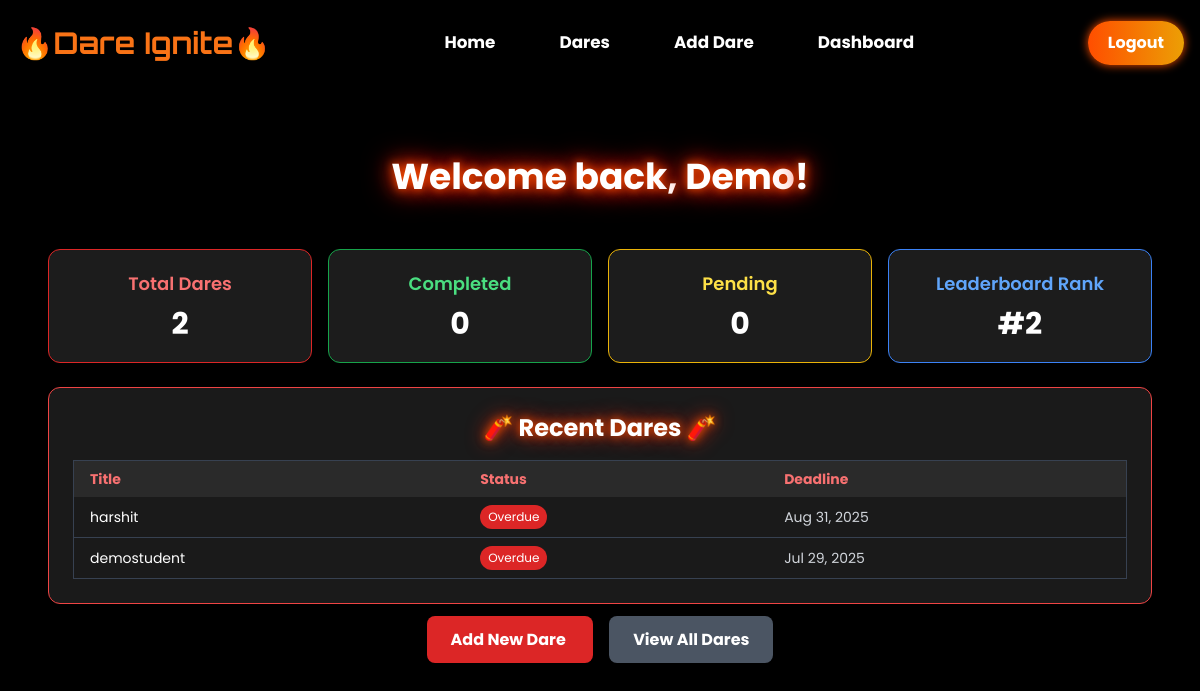
/dashboard/ (signed in), run on the app's committed database.
### home/models.py (models this page shows)
class DareExchange(models.Model):
    user = models.ForeignKey(User, on_delete = models.CASCADE)
    name = models.CharField(max_length=100)
    email = models.CharField(max_length=50)
    phone_number = models.CharField(max_length=10)
    deadline = models.DateField(blank = True,null = True)
    dare_image = models.ImageField(upload_to = "dare_images/", blank = True, null = True)
    is_edited = models.BooleanField(default=False)
    dare = models.TextField()

### dashboard/views.py (the view)
# urls.py: path("", views.dashboard, name="dashboard"),
@login_required
def dashboard(request):
    user = request.user
    user_dares = DareExchange.objects.filter(user=user)
    total_dares = user_dares.count()
    current_date = timezone.now().date()
    completed_dares = user_dares.filter(dare_image__isnull=False).count()
    pending_dares = total_dares - completed_dares
    recent_dares = user_dares.order_by('-id')[:5]
    user_rankings = User.objects.annotate(
        completed_count=Count(
            Case(
                When(dareexchange__dare_image__isnull=False, then=0),
                output_field=IntegerField()
            )
        )
    ).order_by('-completed_count', 'id')
    leaderboard_rank = 1
    for index, ranked_user in enumerate(user_rankings, 1):
        if ranked_user.id == user.id:
            leaderboard_rank = index
            break
    user_phone = None
    if user_dares.exists():
        user_phone = user_dares.first().phone_number
    context = {
        'student': {
            'first_name': user.first_name or user.username,
            'phone_number': user_phone or 'Not provided'
        },
        'total_dares': total_dares,
        'completed_dares': completed_dares,
        'pending_dares': pending_dares,
        'leaderboard_rank': leaderboard_rank,
        'recent_dares': recent_dares,
    }
    return render(request, 'dashboard/index.html', context)

### templates/dashboard/index.html
{% extends 'home/base.html' %}
{% load static %}
{% block body %}
<main class="max-w-6xl mx-auto p-6 w-full text-white"><br><br>
    <h2 class="text-4xl font-bold mb-1 title-orbitron text-center"
        style="text-shadow: 0 0 10px #ff5500, 0 0 20px #ff2200, 0 0 30px #ff2200;">
        Welcome back, {{ student.first_name }}!
    </h2>
    <br><br>
    <div class="grid grid-cols-1 md:grid-cols-4 gap-4 mb-6">
        <div class="bg-[#1c1c1c] shadow-lg rounded-xl p-5 text-center border border-red-600">
            <h3 class="text-lg font-semibold text-red-400">Total Dares</h3>
            <p class="text-3xl font-bold text-white mt-2">{{ total_dares }}</p>
        </div>
        <div class="bg-[#1c1c1c] shadow-lg rounded-xl p-5 text-center border border-green-600">
            <h3 class="text-lg font-semibold text-green-400">Completed</h3>
            <p class="text-3xl font-bold text-white mt-2">0</p>
        </div>
        <div class="bg-[#1c1c1c] shadow-lg rounded-xl p-5 text-center border border-yellow-500">
            <h3 class="text-lg font-semibold text-yellow-300">Pending</h3>
            <p class="text-3xl font-bold text-white mt-2">0</p>
        </div>
        <div class="bg-[#1c1c1c] shadow-lg rounded-xl p-5 text-center border border-blue-500">
            <h3 class="text-lg font-semibold text-blue-400">Leaderboard Rank</h3>
            <p class="text-3xl font-bold text-white mt-2">#{{ leaderboard_rank }}</p>
        </div>
    </div>
    <div class="bg-[#1a1a1a] shadow-xl rounded-xl p-6 border border-red-500">
        <h3 class="text-2xl font-bold mb-4 title-orbitron text-center"
            style="text-shadow: 0 0 10px #ff5500, 0 0 20px #ff2200;">
            🧨 Recent Dares 🧨
        </h3>
        {% if recent_dares %}
        <div class="overflow-x-auto mt-4">
            <table class="min-w-full text-left text-sm border border-gray-700 rounded-md">
                <thead class="bg-[#2a2a2a] text-red-400">
                    <tr>
                        <th class="px-4 py-2">Title</th>
                        <th class="px-4 py-2">Status</th>
                        <th class="px-4 py-2">Deadline</th>
                    </tr>
                </thead>
                <tbody class="divide-y divide-gray-700 text-white">
                    {% for dare in recent_dares %}
                    <tr>
                        <td class="px-4 py-2">{{ dare.name }}</td>
                        <td class="px-4 py-2">
                            {% if dare.dare_image %}
                                <span class="inline-block bg-green-600 text-white text-xs px-2 py-1 rounded-full">Completed</span>
                            {% else %}
                                {% if dare.deadline %}
                                    {% now "Y-m-d" as today %}
                                    {% if dare.deadline|date:"Y-m-d" < today %}
                                        <span class="inline-block bg-red-600 text-white text-xs px-2 py-1 rounded-full">Overdue</span>
                                    {% else %}
                                        <span class="inline-block bg-yellow-500 text-white text-xs px-2 py-1 rounded-full">Pending</span>
                                    {% endif %}
                                {% else %}
                                    <span class="inline-block bg-yellow-500 text-white text-xs px-2 py-1 rounded-full">Pending</span>
                                {% endif %}
                            {% endif %}
                        </td>
                        <td class="px-4 py-2 text-gray-300">
                            {% if dare.deadline %}
                                {{ dare.deadline|date:"M d, Y" }}
                            {% else %}
                                No deadline
                            {% endif %}
                        </td>
                    </tr>
                    {% endfor %}
                </tbody>
            </table>
        </div>
        {% else %}
        <p class="text-center text-gray-400">No recent dares found.</p>
        {% endif %}
    </div>
    <div class="mt-6 text-center">
        <a href="{% url 'create_dare' %}" class="bg-red-600 hover:bg-red-700 text-white font-bold py-3 px-6 rounded-lg mr-4 transition duration-300">
            Add New Dare
        </a>
        <a href="{% url 'dares' %}" class="bg-gray-600 hover:bg-gray-700 text-white font-bold py-3 px-6 rounded-lg transition duration-300">
            View All Dares
        </a>
    </div>
</main>
{% endblock %}

### templates/home/base.html (style rules this page uses)
body { font-family: 'Poppins', sans-serif; }

### data on the page
DareExchange: name "harshit", dare_image "Overdue", deadline "Aug 31, 2025"
DareExchange: name "demostudent", dare_image "Overdue", deadline "Jul 29, 2025"

### other printed values
{{ student.first_name }} "Demo"
{{ total_dares }} "2"
{{ leaderboard_rank }} "2"
